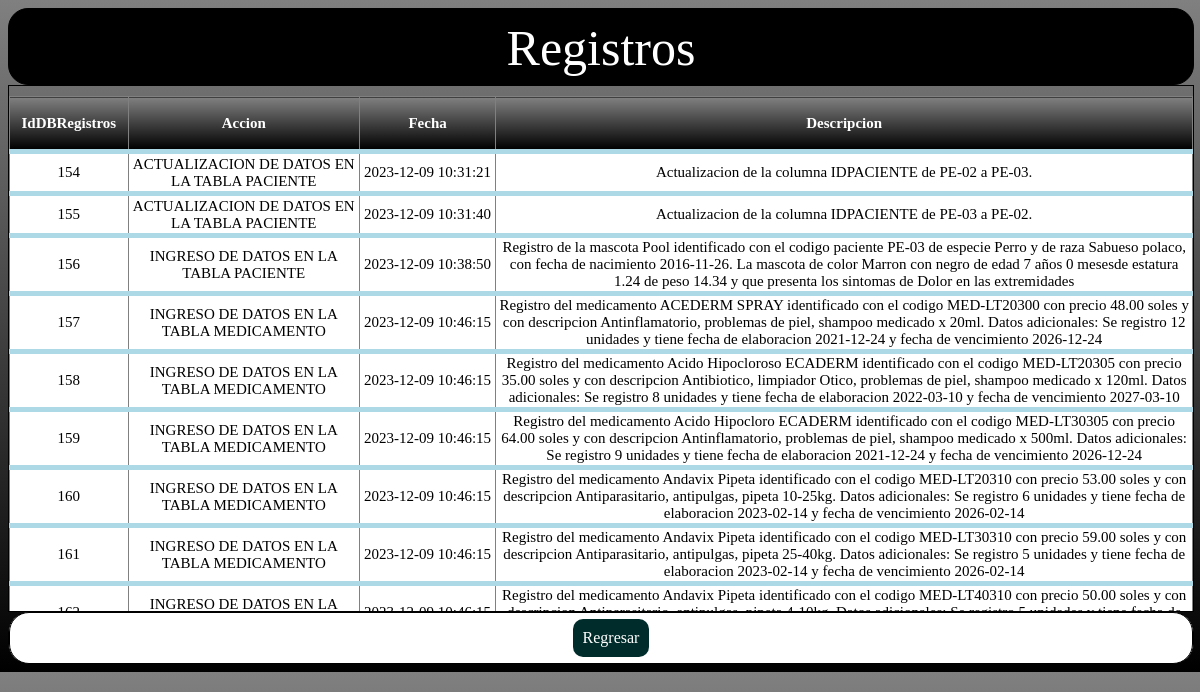
Screenshot of /crudDB/Registros.php with the database file from the repository.
### tables this page shows
CREATE TABLE `dbregistros` (
  `idDBregistros` int NOT NULL AUTO_INCREMENT,
  `accion` varchar(255) NOT NULL,
  `fecha` datetime NOT NULL,
  `descripcion` longtext NOT NULL,
  PRIMARY KEY (`idDBregistros`)
);

### crudDB/Registros.php (the view, shortened to what this page needs)
<!DOCTYPE html>
<html lang="en">
    <head>
    </head>
    <body>
        <div id='cabeza'>
            <p>Registros</p>
        </div>
        <div id='contenido'>
        <table border='1'>
                <tr>
                    <th style='width:120px; height:50px;'>IdDBRegistros</th>
                    <th style='width:250px; height:50px;'>Accion</th>
                    <th style='width:150px; height:50px;'>Fecha</th>
                    <th style='width:800px; height:50px;'>Descripcion</th>
                </tr>
                <?php
                require('Conexion.php');
                $pacientes = $conexion ->  query('SELECT * FROM dbregistros');
                while ($resultado = $pacientes -> fetch_assoc()){
                    echo '<tr>';
                    echo '<td>'.$resultado['idDBregistros'].'</td>';
                    echo '<td>'.$resultado['accion'].'</td>';
                    echo '<td>'.$resultado['fecha'].'</td>';
                    echo '<td>'.$resultado['descripcion'].'</td>';
                    echo '</tr>';
                }
                ?>
            </table>
        </div>
        <div id='pie'>
            <div id='subpie1'>
                <a class='btn-regresar' href='Bienvenido.php'>Regresar</a>
            </div>
        </div>
    </body>
</html>

### crudDB/Registros.php (style rules this page uses)
body { background: linear-gradient(gray, black); }
div { border: 1px solid black; }
#cabeza { width: 100%; height: 75px; background-color: black; border-radius: 20px; }
#cabeza p { font-size: 50px; text-align: center; margin-top: 10px; color: white }
#contenido { width: 100%; height: 525px; justify-content: center; overflow: auto; display: flex; }
#contenido table { border-collapse: collapse; margin-top: 10px; font-size: 15px; }
#contenido table tr { font-size: 15px; text-align: center; border-bottom: 5px solid lightblue; border-radius: 5px; }
#contenido table th { background: linear-gradient(gray, black); color: white; }
#contenido table td { height: 35px; background: white; }
#pie { width: 100%; height: 50px; background-color: white; border-radius: 20px; display: flex; align-items: center; }
#subpie1 { width: 100%; height: 50px; background-color: white; border-radius: 20px; display: flex; align-items: center; justify-content: center; }
#subpie1 .btn-regresar { background-color: #002d2b; color: white; padding: 10px; border-radius: 10px; margin-top: 30px; margin-left: 50px; margin-right: 30px; margin-bottom: 30px; text-decoration: none; }

### rows the page displays
dbregistros: idDBregistros "154", accion "ACTUALIZACION DE DATOS EN LA TABLA PACIENTE", fecha "2023-12-09 10:31:21", descripcion "Actualizacion de la columna IDPACIENTE de PE-02 a PE-03."
dbregistros: idDBregistros "155", accion "ACTUALIZACION DE DATOS EN LA TABLA PACIENTE", fecha "2023-12-09 10:31:40", descripcion "Actualizacion de la columna IDPACIENTE de PE-03 a PE-02."
dbregistros: idDBregistros "156", accion "INGRESO DE DATOS EN LA TABLA PACIENTE", fecha "2023-12-09 10:38:50", descripcion "Registro de la mascota Pool identificado con el codigo paciente PE-03 de especie Perro y de raza Sabueso polaco, con fecha de nacimiento 2016-11-26. La mascota de color Marron con negro de edad 7 años 0 mesesde estatura 1.24 de peso 14.34 y que presenta los sintomas de Dolor en las extremidades"
dbregistros: idDBregistros "157", accion "INGRESO DE DATOS EN LA TABLA MEDICAMENTO", fecha "2023-12-09 10:46:15", descripcion "Registro del medicamento ACEDERM SPRAY identificado con el codigo MED-LT20300 con precio 48.00 soles y con descripcion Antinflamatorio, problemas de piel, shampoo medicado x 20ml. Datos adicionales: Se registro 12 unidades y tiene fecha de elaboracion 2021-12-24 y fecha de vencimiento 2026-12-24"
dbregistros: idDBregistros "158", accion "INGRESO DE DATOS EN LA TABLA MEDICAMENTO", fecha "2023-12-09 10:46:15", descripcion "Registro del medicamento Acido Hipocloroso ECADERM identificado con el codigo MED-LT20305 con precio 35.00 soles y con descripcion Antibiotico, limpiador Otico, problemas de piel, shampoo medicado x 120ml. Datos adicionales: Se registro 8 unidades y tiene fecha de elaboracion 2022-03-10 y fecha de vencimiento 2027-03-10"
dbregistros: idDBregistros "159", accion "INGRESO DE DATOS EN LA TABLA MEDICAMENTO", fecha "2023-12-09 10:46:15", descripcion "Registro del medicamento Acido Hipocloro ECADERM identificado con el codigo MED-LT30305 con precio 64.00 soles y con descripcion Antinflamatorio, problemas de piel, shampoo medicado x 500ml. Datos adicionales: Se registro 9 unidades y tiene fecha de elaboracion 2021-12-24 y fecha de vencimiento 2026-12-24"
dbregistros: idDBregistros "160", accion "INGRESO DE DATOS EN LA TABLA MEDICAMENTO", fecha "2023-12-09 10:46:15", descripcion "Registro del medicamento Andavix Pipeta identificado con el codigo MED-LT20310 con precio 53.00 soles y con descripcion Antiparasitario, antipulgas, pipeta 10-25kg. Datos adicionales: Se registro 6 unidades y tiene fecha de elaboracion 2023-02-14 y fecha de vencimiento 2026-02-14"
dbregistros: idDBregistros "161", accion "INGRESO DE DATOS EN LA TABLA MEDICAMENTO", fecha "2023-12-09 10:46:15", descripcion "Registro del medicamento Andavix Pipeta identificado con el codigo MED-LT30310 con precio 59.00 soles y con descripcion Antiparasitario, antipulgas, pipeta 25-40kg. Datos adicionales: Se registro 5 unidades y tiene fecha de elaboracion 2023-02-14 y fecha de vencimiento 2026-02-14"
dbregistros: accion "INGRESO DE DATOS EN LA…", descripcion "Registro del medicamento Andavix Pipeta identificado con el codigo MED-LT40310 con precio 50.00 soles y con…"
